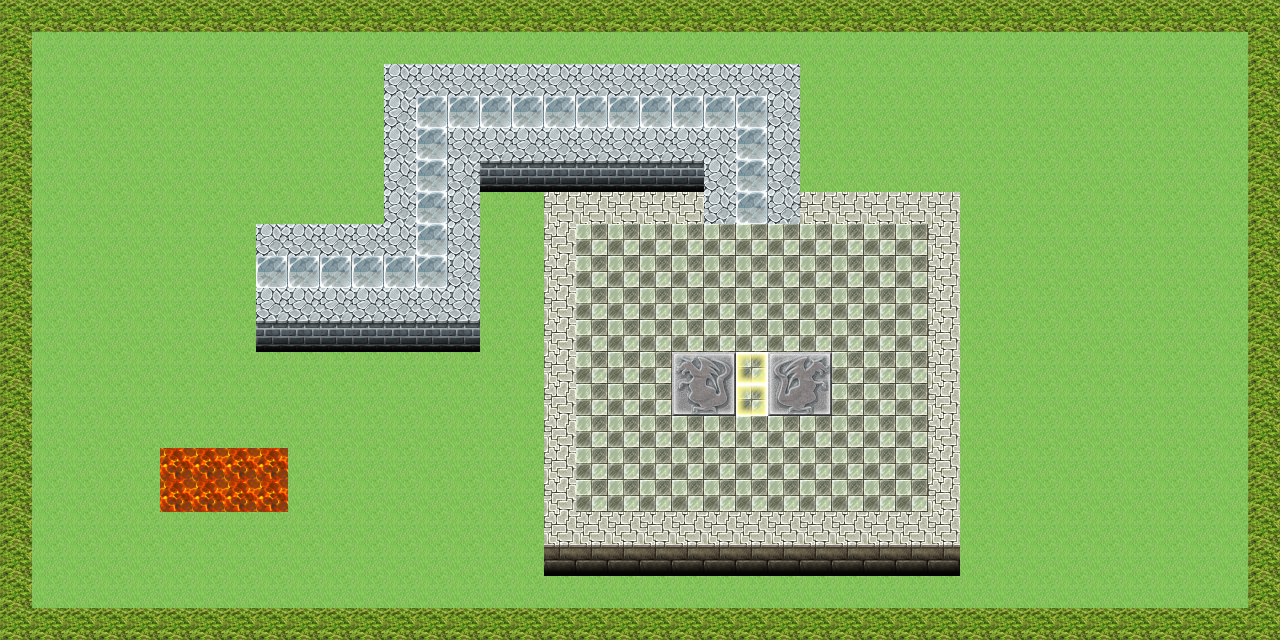

A 2D game scene composited from a Tiled map and its tileset images. What follows is a short description and the map's XML, with each tile layer's data collapsed to a summary:
An orthogonal 40x20 tile map with 32x32 px tiles, 3 tile layers (grass, objects, other), 2 tilesets and 19 objects (2x npc, to_second_level).

<map version="1.4" tiledversion="1.4.2" orientation="orthogonal" renderorder="right-down" compressionlevel="6" width="40" height="20" tilewidth="32" tileheight="32" infinite="0" nextlayerid="10" nextobjectid="131">
 <editorsettings>
  <chunksize width="32" height="32" />
 </editorsettings>
 <properties>
  <property name="grid_cols" type="int" value="4" />
  <property name="grid_rows" type="int" value="2" />
 </properties>
 <tileset firstgid="1" name="tilea5" tilewidth="32" tileheight="32" tilecount="128" columns="8">
  <image source="../images/tilea5.png" width="256" height="512" />
 </tileset>
 <tileset firstgid="129" name="tilea6" tilewidth="32" tileheight="32" tilecount="128" columns="8">
  <image source="../images/tilea6.png" width="256" height="512" />
 </tileset>
 <layer id="1" name="grass" width="40" height="20">
  <properties>
   <property name="zIndex" type="int" value="1" />
  </properties>
  <data>[800 cells, 800 non-empty, 1 distinct tile ids]</data>
 </layer>
 <layer id="2" name="objects" width="40" height="20">
  <properties>
   <property name="zIndex" type="int" value="2" />
  </properties>
  <data>[800 cells, 142 non-empty, 11 distinct tile ids]</data>
 </layer>
 <layer id="4" name="other" width="40" height="20">
  <properties>
   <property name="zIndex" type="int" value="4" />
  </properties>
  <data>[800 cells, 258 non-empty, 7 distinct tile ids]</data>
 </layer>
 <objectgroup id="3" name="game_objects">
  <properties>
   <property name="type" value="game_objects" />
   <property name="zIndex" type="int" value="3" />
  </properties>
 </objectgroup>
 <objectgroup id="9" name="npc">
  <properties>
   <property name="type" value="npc" />
   <property name="zIndex" type="int" value="3" />
  </properties>
  <object id="128" name="Joan" type="npc" x="608" y="224" width="32" height="32">
   <properties>
    <property name="animated" type="bool" value="false" />
    <property name="dialogFile" value="npc1.xml" />
    <property name="frame" type="int" value="1" />
    <property name="row" type="int" value="0" />
    <property name="textureFile" value="newchar01-1.png" />
    <property name="textureId" value="npc_1" />
   </properties>
  </object>
  <object id="130" name="John" type="npc" x="576" y="448" width="32" height="32">
   <properties>
    <property name="animated" type="bool" value="false" />
    <property name="dialogFile" value="npc2.xml" />
    <property name="frame" type="int" value="1" />
    <property name="row" type="int" value="2" />
    <property name="textureFile" value="newchar05-5.png" />
    <property name="textureId" value="npc_2" />
   </properties>
  </object>
 </objectgroup>
 <objectgroup id="5" name="collidables">
  <properties>
   <property name="type" value="obstacles" />
  </properties>
  <object id="102" x="672" y="352" width="64" height="64" />
  <object id="103" x="768" y="352" width="64" height="64" />
  <object id="104" x="256" y="224" width="160" height="32" />
  <object id="105" x="384" y="64" width="32" height="160" />
  <object id="107" x="256" y="288" width="224" height="48" />
  <object id="108" x="448" y="128" width="32" height="160" />
  <object id="109" x="480" y="128" width="256" height="49" />
  <object id="110" x="704" y="160" width="32" height="64" />
  <object id="111" x="768" y="64" width="32" height="160" />
  <object id="112" x="416" y="64" width="352" height="32" />
  <object id="115" x="544" y="192" width="32" height="370" />
  <object id="116" x="576" y="512" width="384" height="51" />
  <object id="117" x="928" y="192" width="32" height="320" />
  <object id="118" x="800" y="192" width="128" height="32" />
  <object id="119" x="576" y="192" width="128" height="32" />
  <object id="127" x="160" y="448" width="128" height="64" />
 </objectgroup>
 <objectgroup id="8" name="portals">
  <properties>
   <property name="type" value="portals" />
  </properties>
  <object id="124" name="to_second_level" x="736" y="359.25" width="32" height="49">
   <properties>
    <property name="destX" type="int" value="32" />
    <property name="destY" type="int" value="256" />
    <property name="levelId" value="test6.tmx" />
   </properties>
  </object>
 </objectgroup>
</map>
